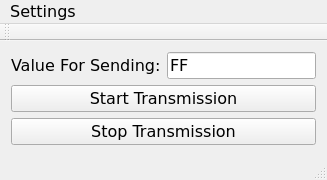
<?xml version="1.0" encoding="UTF-8"?>
<ui version="4.0">
 <class>MainWindow</class>
 <widget class="QMainWindow" name="MainWindow">
  <property name="geometry">
   <rect>
    <x>0</x>
    <y>0</y>
    <width>327</width>
    <height>167</height>
   </rect>
  </property>
  <property name="font">
   <font>
    <family>Verdana</family>
    <pointsize>12</pointsize>
   </font>
  </property>
  <property name="windowTitle">
   <string>MainWindow</string>
  </property>
  <widget class="QWidget" name="centralWidget">
   <layout class="QVBoxLayout" name="verticalLayout">
    <item>
     <layout class="QHBoxLayout" name="horizontalLayout">
      <item>
       <widget class="QLabel" name="valueForSendingLabel">
        <property name="text">
         <string>Value For Sending:</string>
        </property>
       </widget>
      </item>
      <item>
       <widget class="QLineEdit" name="valueForSendingLineEdit">
        <property name="text">
         <string>FF</string>
        </property>
        <property name="readOnly">
         <bool>true</bool>
        </property>
       </widget>
      </item>
     </layout>
    </item>
    <item>
     <widget class="QPushButton" name="startTransmissionButton">
      <property name="text">
       <string>Start Transmission</string>
      </property>
     </widget>
    </item>
    <item>
     <widget class="QPushButton" name="stopTransmissionButton">
      <property name="text">
       <string>Stop Transmission</string>
      </property>
     </widget>
    </item>
   </layout>
  </widget>
  <widget class="QMenuBar" name="menuBar">
   <property name="geometry">
    <rect>
     <x>0</x>
     <y>0</y>
     <width>327</width>
     <height>21</height>
    </rect>
   </property>
   <widget class="QMenu" name="menuSettings">
    <property name="title">
     <string>Settings</string>
    </property>
    <addaction name="actionCom_Port"/>
    <addaction name="separator"/>
    <addaction name="actionExit"/>
   </widget>
   <addaction name="menuSettings"/>
  </widget>
  <widget class="QToolBar" name="mainToolBar">
   <attribute name="toolBarArea">
    <enum>TopToolBarArea</enum>
   </attribute>
   <attribute name="toolBarBreak">
    <bool>false</bool>
   </attribute>
  </widget>
  <widget class="QStatusBar" name="statusBar"/>
  <action name="actionCom_Port">
   <property name="text">
    <string>Com Port</string>
   </property>
  </action>
  <action name="actionExit">
   <property name="text">
    <string>Exit</string>
   </property>
  </action>
 </widget>
 <layoutdefault spacing="6" margin="11"/>
 <resources/>
 <connections/>
</ui>
